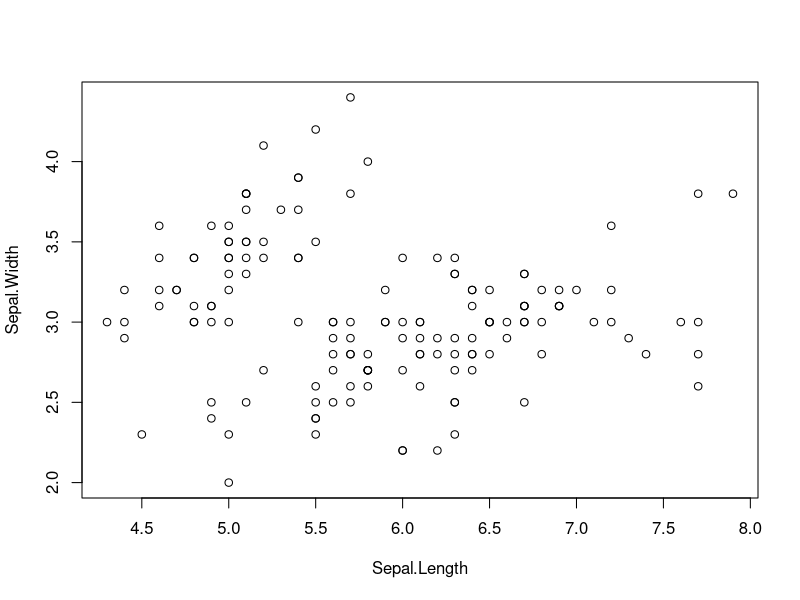
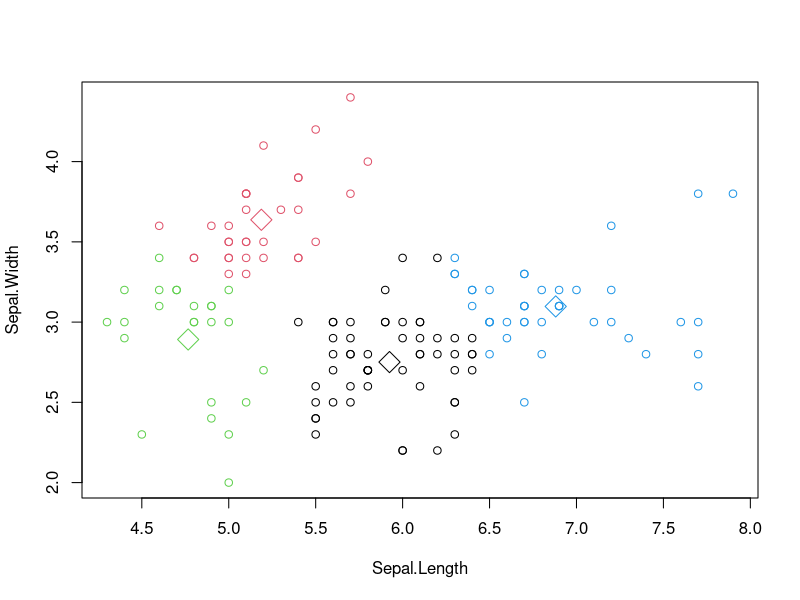

Reproduce these figures in R, in order.
iris
x <- iris[1:2]
x1 <- kmeans(x,4)

plot(x)
plot(x, col = x1$cluster) # col 해당 데이터에 x1에 맞게 색깔을 입힘
points(x1$centers, col = 1:4, pch = 5, cex = 2) # center 크기, 색깔, 모양
